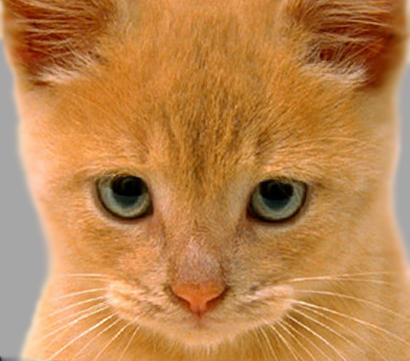
%> input picture HybridImage/data/cat.bmp, 410 x 361 px
$ octave proj1_test_filtering.m   (GNU Octave 9; MATLAB toolbox functions it lacks are replaced by stand-ins)
%> lines starting %> are read from the running program, lines starting %| are printed output that depends on the picture
### code/my_imfilter.m
function output = my_imfilter(image, filter)
% This function is intended to behave like the built in function imfilter()
% See 'help imfilter' or 'help conv2'. While terms like "filtering" and
% "convolution" might be used interchangeably, and they are indeed nearly
% the same thing, there is a difference:
% from 'help filter2'
%    2-D correlation is related to 2-D convolution by a 180 degree rotation
%    of the filter matrix.

% Your function should work for color images. Simply filter each color
% channel independently.

% Your function should work for filters of any width and height
% combination, as long as the width and height are odd (e.g. 1, 7, 9). This
% restriction makes it unambigious which pixel in the filter is the center
% pixel.

% Boundary handling can be tricky. The filter can't be centered on pixels
% at the image boundary without parts of the filter being out of bounds. If
% you look at 'help conv2' and 'help imfilter' you see that they have
% several options to deal with boundaries. You should simply recreate the
% default behavior of imfilter -- pad the input image with zeros, and
% return a filtered image which matches the input resolution. A better
% approach is to mirror the image content over the boundaries for padding.

% % Uncomment if you want to simply call imfilter so you can see the desired
% % behavior. When you write your actual solution, you can't use imfilter,
% % filter2, conv2, etc. Simply loop over all the pixels and do the actual
% % computation. It might be slow.
% output = imfilter(image, filter);


%%%%%%%%%%%%%%%%
image_s = size(image);
filter_s = size(filter);
filter_w = (filter_s(1)-1)/2;
filter_h = (filter_s(2)-1)/2;
image_pad = zeros(image_s(1)+filter_w*2,image_s(2)+filter_h*2,image_s(3));
output = zeros(image_s);
% padding
image_pad((filter_w+1):(filter_w+image_s(1)), (filter_h+1):(filter_h+image_s(2)),:) = image;
% 3D filter
filter_3d = repmat(filter, [1,1,image_s(3)]);
% filtering
for i = 1:image_s(1)
    for j = 1:image_s(2)
        %size(image_pad(i:(i+filter_s(1)-1),j:(j+filter_s(2)-1),:).*filter_3d)
        %size(sum(image_pad(i:(i+filter_s(1)-1),j:(j+filter_s(2)-1),:).*filter_3d,1))
        %size(sum(sum(image_pad(i:(i+filter_s(1)-1),j:(j+filter_s(2)-1),:).*filter_3d,1),2))
        output(i,j,:) = sum(sum(image_pad(i:(i+filter_s(1)-1),j:(j+filter_s(2)-1),:).*filter_3d,1),2);
    end
end
%%%%%%%%%%%%%%%%

end

### code/proj1_test_filtering.m
% this script has test cases to help you test my_imfilter() which you will
% write. You should verify that you get reasonable output here before using
% your filtering to construct a hybrid image in proj1.m. The outputs are
% all saved and you can include them in your writeup. You can add calls to
% imfilter() if you want to check that my_imfilter() is doing something
% similar.
close all

%% Setup
test_image = im2single(imread('../data/cat.bmp'));
test_image = imresize(test_image, 0.7, 'bilinear'); %resizing to speed up testing
%> test_image: size 253x287x3 single
figure
imshow(test_image)

%% Identify filter
%This filter should do nothing regardless of the padding method you use.
identity_filter = [0 0 0; 0 1 0; 0 0 0];

identity_image  = my_imfilter(test_image, identity_filter);

figure; imshow(identity_image);
imwrite(identity_image, 'identity_image.jpg', 'quality', 95);

%% Small blur with a box filter
%This filter should remove some high frequencies
blur_filter = [1 1 1; 1 1 1; 1 1 1];
blur_filter = blur_filter / sum(sum(blur_filter)); %making the filter sum to 1

blur_image = my_imfilter(test_image, blur_filter);

figure; imshow(blur_image);
imwrite(blur_image, 'blur_image.jpg', 'quality', 95);

%% Large blur
%This blur would be slow to do directly, so we instead use the fact that
%Gaussian blurs are separable and blur sequentially in each direction.
large_1d_blur_filter = fspecial('Gaussian', [25 1], 10);

large_blur_image = my_imfilter(test_image, large_1d_blur_filter);
%> in my_imfilter (call 3), `image_pad((filter_w+1):(filter_w+image_s(1)), (filter_h+1):(filter_h+i..`:
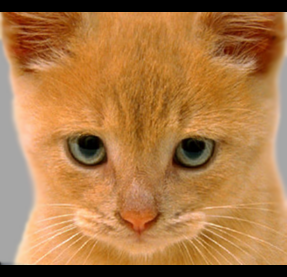
%> image_pad: size 277x287x3 double; mean R, G, B 0.674, 0.475, 0.276
large_blur_image = my_imfilter(large_blur_image, large_1d_blur_filter'); %notice the ' operator which transposes the filter
%> in my_imfilter (call 4), `image_pad((filter_w+1):(filter_w+image_s(1)), (filter_h+1):(filter_h+i..`:
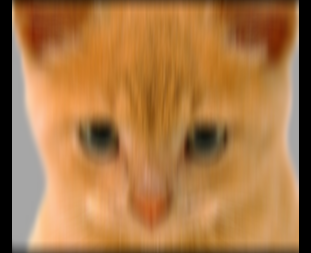
%> image_pad: size 253x311x3 double; mean R, G, B 0.666, 0.469, 0.274
%> after the loop in my_imfilter (call 4), `for i = 1:image_s(1)`:
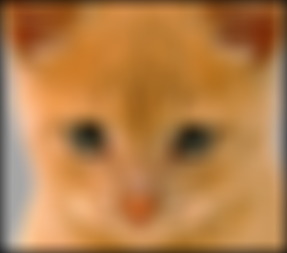
%> output: size 253x287x3 double; mean R, G, B 0.709, 0.497, 0.286

figure; imshow(large_blur_image);
imwrite(large_blur_image, 'large_blur_image.jpg', 'quality', 95);

% %If you want to see how slow this would be to do naively, try out this
% %equivalent operation:
% tic %tic and toc run a timer and then print the elapsted time
% large_blur_filter = fspecial('Gaussian', [25 25], 10);
% large_blur_image = my_imfilter(test_image, large_blur_filter);
% toc

%% Oriented filter (Sobel Operator)
sobel_filter = [-1 0 1; -2 0 2; -1 0 1]; %should respond to horizontal gradients

sobel_image = my_imfilter(test_image, sobel_filter);

%0.5 added because the output image is centered around zero otherwise and mostly black
figure; imshow(sobel_image + 0.5);
%> after `imshow(sobel_image + 0.5)`:
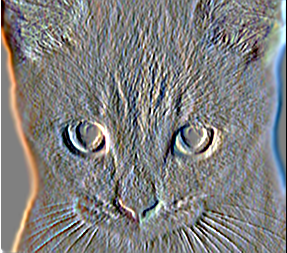
%> displayed picture: size 253x287x3, on the screen's scale of 0 to 255; mean R, G, B 128, 127.6, 127.2
imwrite(sobel_image + 0.5, 'sobel_image.jpg', 'quality', 95);


%% High pass filter (Discrete Laplacian)
laplacian_filter = [0 1 0; 1 -4 1; 0 1 0];

laplacian_image = my_imfilter(test_image, laplacian_filter);
%> call 6 of my_imfilter, with filter = [0 1 0; 1 -4 1; 0 1 0]
%> after the loop in my_imfilter (call 6), `for i = 1:image_s(1)`:
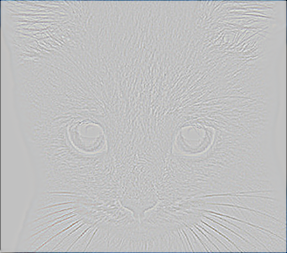
%> output: size 253x287x3 double; mean R, G, B -0.0109, -0.00872, -0.0065; drawn with min black and max white

%0.5 added because the output image is centered around zero otherwise and mostly black
figure; imshow(laplacian_image + 0.5);
imwrite(laplacian_image + 0.5, 'laplacian_image.jpg', 'quality', 95);

%% High pass "filter" alternative
high_pass_image = test_image - blur_image; %simply subtract the low frequency content
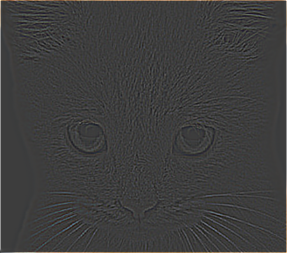
%> high_pass_image: size 253x287x3 single; mean R, G, B 0.00364, 0.0029, 0.00216; drawn with min black and max white

figure; imshow(high_pass_image + 0.5);
%> after `imshow(high_pass_image + 0.5)`:
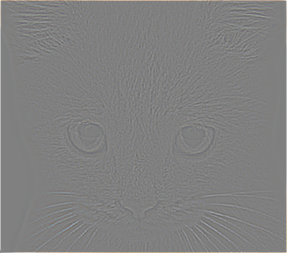
%> displayed picture: size 253x287x3, on the screen's scale of 0 to 255; mean R, G, B 128.4, 128.3, 128.1
imwrite(high_pass_image + 0.5, 'high_pass_image.jpg', 'quality', 95);

%by James Hays
